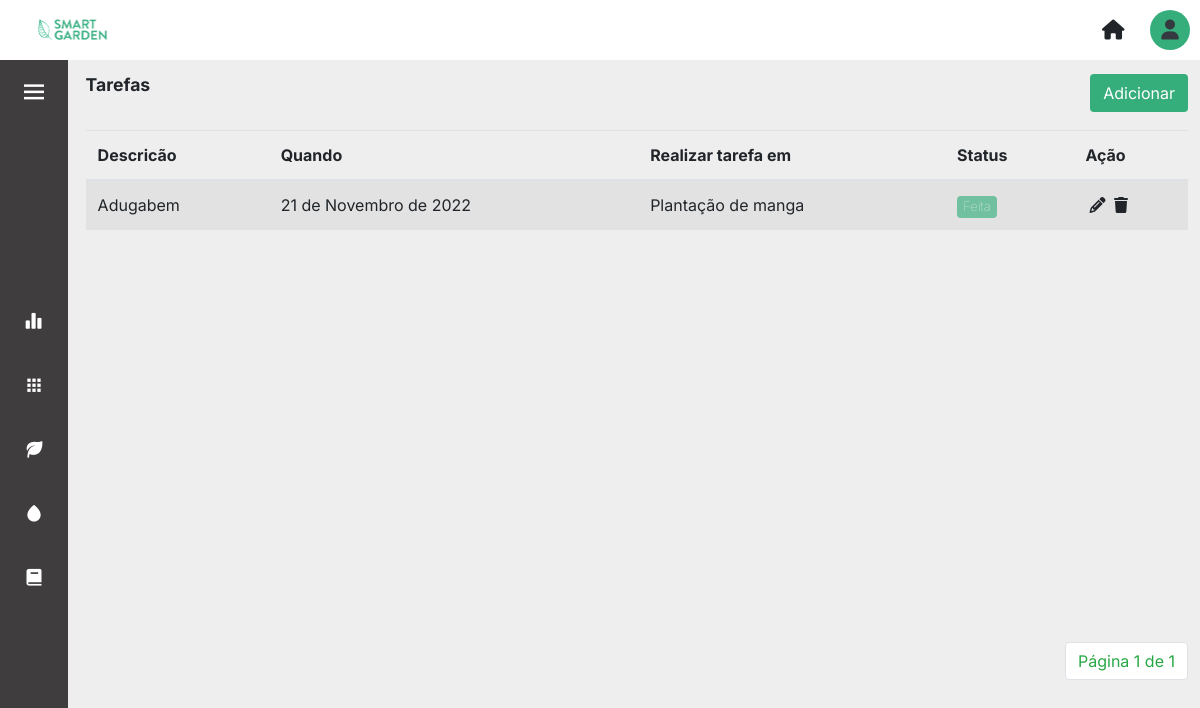
Screenshot of /tarefas/ (signed in) with the database file from the repository.
### core/models.py (models this page shows, shortened)
class Tarefa(models.Model):
    descricao = models.CharField(max_length=100)
    data = models.DateField(default=datetime.today)
    tipoTarefa = models.TextField(choices=Tipos_Tarefa.choices, max_length=20, null=True, default=0)
    areacultivo = models.ForeignKey(AreaCultivo, on_delete=models.CASCADE, null=True, blank=True)
    plantacao = models.ForeignKey(Plantacao, on_delete=models.CASCADE, null=True, blank=True)
    concluida = models.BooleanField(blank=False, null=False, default=False)

class Plantacao(models.Model):
    descricao = models.CharField(max_length=100)
    qntDiasColheita = models.IntegerField(null=True)
    qntPlantada = models.IntegerField(null=True)
    qntColhida = models.IntegerField(null=True, blank=True, default=0)
    dtPlantio = models.DateField(default=datetime.today)
    categoria = models.TextField(choices=Tipos_Categorias.choices, max_length=20, null=True, default=0)
    areacultivo = models.ForeignKey(AreaCultivo, on_delete=models.CASCADE, null=True)
    colhida = models.BooleanField(null=False, default=False)
    def __str__(self):
        return self.descricao

### core/views.py (the view)
# urls.py: path('tarefas/' ,views.tarefas, name='tarefas'),
def tarefas(request):
    tarefas = Tarefa.objects.all()
    paginator = Paginator(tarefas, 6)
    page = request.GET.get('page')
    tarefas = paginator.get_page(page)
    contexto = {
        'tarefas': tarefas
    }
    return render(request, 'tarefas.html', contexto)

### templates/tarefas.html (shortened to what this page needs)
{% extends 'layout.html' %} {% load static %} {% block content %}
<div>
    <div class="d-flex align-items-center justify-content-between mb-3">
		<p class="title-page">Tarefas</p>
		<a href="{% url 'cadastrar_tarefas' %}"><button type="button" class="btn btn_salvar">Adicionar</button></a>
	</div>
<div class="table-content">
    <table class="table table-striped table-hover mt-3">
        <thead class="border-botton border-secondary">
            <tr class>
                <th scope="col">Descricão</th>
                <th scope="col">Quando</th>
                <th scope="col">Realizar tarefa em</th>
                <th scope="col">Status</th>
                <th scope="col"></i>Ação</th>
            </tr>
        </thead>
        <tbody>
            {% for tarefa in tarefas %}
            <tr>
                <td>{{tarefa.descricao}}</td>
                <td>{{tarefa.data}}</td>
                {% if tarefa.tipoTarefa == 'PLANTACAO'%}
                <td>{{tarefa.plantacao}}</td>
                {% elif tarefa.tipoTarefa == 'AREA'%}
                <td>{{tarefa.areacultivo}}</td>
                {%else%}
                <td> - </td>
                {%endif%}
                <td>{% if tarefa.concluida == 0 %}
                    <a href="{% url 'update_tarefa_concluida' tarefa.id %}"><button class="badge btn btn-sm btn_tables btn_red"> A fazer </button></a>
                    {% else %}
                    <button class="badge btn btn-sm btn_tables btn_green disabled"> Feita</button>
                    {% endif %}
                </td>
                <td>
                    <a href="{% url 'update_tarefas' tarefa.id %}" class="m-1">
                        <i class="fa-solid fa-pencil text-black"></i>
                    </a>
                    <a href="{% url 'delete_tarefas' tarefa.id %}">
                            <i class="fa-sharp fa-solid fa-trash text-black"></i>
                    </a>
                </td>
            </tr>
            {% endfor %}
        </tbody>
    </table>
</div>
    <div class="container_pagination">
		<nav aria-label="Page-navigation">
			<ul class="pagination">
			<li class="page-item"><a class="page-link text-success" href="#">Página {{tarefas.number}} de {{tarefas.paginator.num_pages}}</a></li>
			</ul>
		</nav>
	</div>
</div>
{% endblock %}

### static/css/layout.css (style rules this page uses)
body { background-color: var(--light-color); overflow: hidden; }

### static/css/layout_sidebar.css (style rules this page uses)
a { text-decoration: none; }

### static/css/global.css (style rules this page uses)
* { margin: 0; padding: 0; }
:root { --nav-width: 68px; --gray-dark: #3f3d3d; --green-primary: #0bd692; --green-secondary: #36ae7c; --red-color: #f46060; --white-color: #ffffff; --light-color: #eeeeee; --body-font: 'Inter', sans-serif; --title-font: 'Roboto' sans-serif; --font-name: 'Raleway', sans-serif; --normal-font-size: 1rem; --z-fixed: 100; }
body { position: relative; font-family: var(--body-font); font-size: var(--normal-font-size); transition: 0.5s; max-width: 100vw; }
.table-content { min-height: 60vh; }
.title-page { font-family: var(--title-font); font-weight: 700; font-size: 1.1rem; }
.container_pagination { margin-top: 2rem; display: flex; position: relative; justify-content: flex-end; }

### static/css/areas.css (style rules this page uses)
a { color: inherit; }

### static/css/forms.css (style rules this page uses)
.btn_tables, .btn_tables:hover { color: var(--white-color) !important; font-weight: 100; font-size: 13px; }
.btn_green { background-color: var(--green-secondary) !important; }
.btn_salvar, .btn_salvar:hover { background-color: var(--green-secondary) !important; color: var(--white-color) !important; float: right; margin-left: 0.5rem; }

### rows the page displays
Tarefa: descricao "Adugabem", data "21 de Novembro de 2022", plantacao "Plantação de manga", concluida "Feita"

### other values shown
{{ tarefas.number }} "1"
{{ tarefas.paginator.num_pages }} "1"
